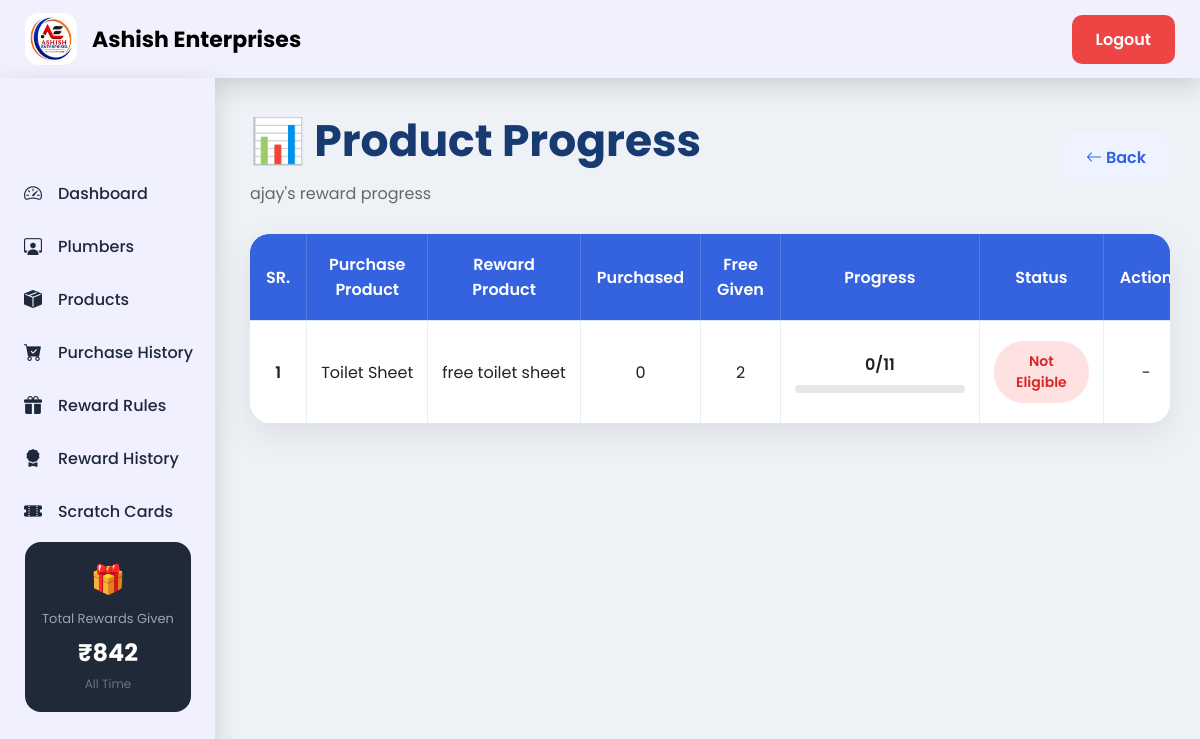
The page /plumbers/1/progress/ (signed in) on the database its author committed.
### myapp/models.py (models this page shows, shortened)
class Plumber(models.Model):
    name = models.CharField(max_length=30)
    phone = models.CharField(max_length=10, unique=True)
    address = models.TextField(blank=True)
    created_at = models.DateTimeField(auto_now_add=True)

class RewardRule(models.Model):
    CASH = "Cash"
    PRODUCT = "Product"
    PRIZE_CHOICES = [
        (CASH, "Cash"),
        (PRODUCT, "Product"),
    ]
    min_purchase = models.PositiveIntegerField()
    max_purchase = models.PositiveIntegerField()
    prize_type = models.CharField(
        max_length=10,
        choices=PRIZE_CHOICES,
        default=CASH
    )
    min_reward = models.PositiveIntegerField(null=True, blank=True)
    max_reward = models.PositiveIntegerField(null=True, blank=True)
    purchase_product = models.CharField(
        max_length=100
    )
    buy_quantity = models.PositiveIntegerField(default=11)
    reward_product = models.CharField(
        max_length=100,
        blank=True
    )

### myapp/views.py (the view)
# urls.py: path("plumbers/<int:plumber_id>/progress/",views.product_progress,name="product_progress"),
@login_required(login_url="/")
def product_progress(request, plumber_id):
    plumber = get_object_or_404(
        Plumber,
        id=plumber_id
    )
    progress = []
    rules = RewardRule.objects.filter(
        prize_type="Product"
    )
    for rule in rules:
        purchased = PurchaseHistory.objects.filter(
            plumber=plumber,
            product__name=rule.purchase_product
        ).aggregate(
            total=Sum("quantity")
        )["total"] or 0
        free_given = FreeRewardHistory.objects.filter(
            plumber=plumber,
            reward_product=rule.reward_product
        ).aggregate(
            total=Sum("quantity")
        )["total"] or 0
        current = purchased - (free_given * rule.buy_quantity)
        if current < 0:
            current = 0
        percent = min(
            (current / rule.buy_quantity) * 100,
            100
        )
        progress.append({
            "rule_id": rule.id,
            "purchase_product": rule.purchase_product,
            "reward_product": rule.reward_product,
            "buy_quantity": rule.buy_quantity,
            "purchased": current,
            "free_given": free_given,
            "percent": percent,
            "eligible": current >= rule.buy_quantity,
        })
    return render(
        request,
        "product_progress.html",
        {
            "plumber": plumber,
            "progress": progress,
        }
    )

### myapp/context_processors.py (called while the page is built)
def sidebar_data(request):
    product_total = (
        FreeRewardHistory.objects
        .annotate(
            amount=F("quantity") * F("unit_price")
        )
        .aggregate(
            total=Sum("amount")
        )["total"] or 0
    )
    cash_total = 0
    cards = ScratchCard.objects.filter(
        reward_rule__prize_type="Cash",
        is_scratched=True
    )
    for card in cards:
        try:
            cash_total += int(
                card.reward_text.replace("₹", "").strip()
            )
        except:
            pass
    total_rewards_given = product_total + cash_total
    return {
        "total_rewards_given": total_rewards_given,
    }

### templates/product_progress.html (shortened to what this page needs)
{% extends "base.html" %}
{% load static %}
{% block content %}
<link rel="stylesheet" href="{% static 'css/product_progress.css' %}">
<div class="page-header">
    <div>
        <h1>📊 Product Progress</h1>
        <p>{{ plumber.name }}'s reward progress</p>
    </div>
    <a href="{% url 'plumbers' %}" class="back-btn">
        <i class="bi bi-arrow-left"></i>
        Back
    </a>
</div>
<div class="table-card">
    <table>
        <thead>
            <tr>
                <th style="width:70px;">SR.</th>
                <th>Purchase Product</th>
                <th>Reward Product</th>
                <th style="width:110px;">Purchased</th>
                <th style="width:110px;">Free Given</th>
                <th style="width:180px;">Progress</th>
                <th style="width:140px;">Status</th>
                <th style="width:170px;">Action</th>
            </tr>
        </thead>
        <tbody>
            {% for item in progress %}
            <tr>
                <td>{{ forloop.counter }}</td>
                <td class="nowrap">
                    {{ item.purchase_product }}
                </td>
                <td class="nowrap">
                    {{ item.reward_product }}
                </td>
                <td>
                    {{ item.purchased }}
                </td>
                <td>
                    {{ item.free_given }}
                </td>
                <td>
                    <div class="progress-text">
                        {{ item.purchased }}/{{ item.buy_quantity }}
                    </div>
                    <div class="progress">
                    </div>
                </td>
                <td>
                    {% if item.eligible %}
                        <span class="status yes">
                            Eligible
                        </span>
                    {% else %}
                        <span class="status no">
                            Not Eligible
                        </span>
                    {% endif %}
                </td>
                <td>
                    {% if item.eligible %}
                        <a href="{% url 'give_reward' plumber.id item.rule_id %}" class="give-btn">
                            🎁 Give Reward
                        </a>
                    {% else %}
                        -
                    {% endif %}
                </td>
            </tr>
            {% empty %}
            <tr>
                <td colspan="8" class="empty">
                    No reward rules found.
                </td>
            </tr>
            {% endfor %}
        </tbody>
    </table>
</div>
{% endblock %}

### static/css/dashboard.css (style rules this page uses)
* { margin: 0; padding: 0; box-sizing: border-box; font-family: "Poppins", sans-serif; }
body { background: #eef2f7; }

### static/css/product_progress.css (style rules this page uses)
* { margin:0; padding:0; box-sizing:border-box; font-family:'Poppins',sans-serif; }
.page-header { display:flex; justify-content:space-between; align-items:center; margin-bottom:28px; gap:20px; }
.page-header h1 { font-size:44px; color:#173a70; font-weight:700; margin-bottom:8px; }
.page-header p { color:#666; font-size:16px; }
.back-btn { text-decoration:none; background:#eef3ff; color:#2d63ea; padding:12px 24px; border-radius:12px; font-weight:600; transition:.3s; }
.table-card { background:#fff; border-radius:20px; overflow:hidden; box-shadow:0 12px 35px rgba(0,0,0,.08); }
table { width:100%; border-collapse:collapse; }
thead { background:#3563df; }
thead th { background:#3563df; color:#fff; padding:18px 16px; text-align:center; font-size:16px; font-weight:600; border-right:1px solid rgba(255,255,255,.15); border-bottom:1px solid #dbe4ff; }
tbody td { padding:20px 14px; font-size:16px; color:#222; vertical-align:middle; text-align:center; border-right:1px solid #e7edf7; border-bottom:1px solid #e7edf7; box-shadow:inset 0 1px 0 rgba(255,255,255,.6); }
thead th:last-child, tbody td:last-child { border-right:none; }
tbody tr:last-child td { border-bottom:none; }
.progress { width:170px; height:8px; background:#e5e7eb; border-radius:20px; overflow:hidden; margin-top:8px; }
.status { display:inline-flex; align-items:center; justify-content:center; min-width:95px; padding:10px 18px; border-radius:30px; font-size:14px; font-weight:600; }
.status.no { background:#fee2e2; color:#dc2626; }
tbody td:nth-child(1) { width:70px; text-align:center; font-weight:600; }
tbody td:nth-child(4), tbody td:nth-child(5) { width:110px; text-align:center; }
tbody td:nth-child(6) { width:220px; }
tbody td:nth-child(7) { width:150px; }
tbody td:nth-child(8) { width:170px; }
.nowrap { white-space:nowrap; }
.progress-text { margin-bottom:8px; font-weight:600; }

### rows shown on the page
Plumber: name "ajay"
RewardRule: purchase_product "Toilet Sheet", reward_product "free toilet sheet"

### other values the page prints
{{ total_rewards_given }} "842"
{{ item.purchased }} "0"
{{ item.free_given }} "2"
{{ item.buy_quantity }} "11"
